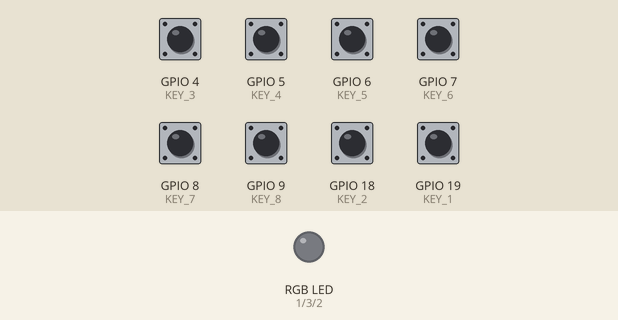
The program below on a simulated ESP32. On the bench: an RGB LED mixed from three pins (HIGH = lit). The inputs (shaded band) are chosen by the test bench; at power-on: GPIO 4 (KEY_3), GPIO 5 (KEY_4), GPIO 6 (KEY_5), GPIO 7 (KEY_6), GPIO 8 (KEY_7), GPIO 9 (KEY_8), GPIO 18 (KEY_2), GPIO 19 (KEY_1) HIGH. What the program prints to the serial monitor is not drawn.

Above: at 1.2 s.
1.3 s: GPIO 4 (KEY_3) pulled LOW for 0.15 s
At 1.8 s:
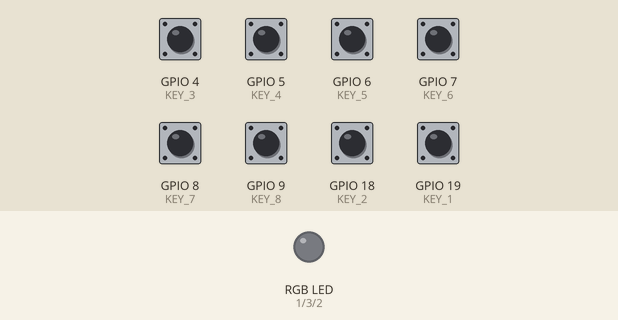
3.0 s: GPIO 5 (KEY_4) pulled LOW for 0.15 s
At 4.3 s:
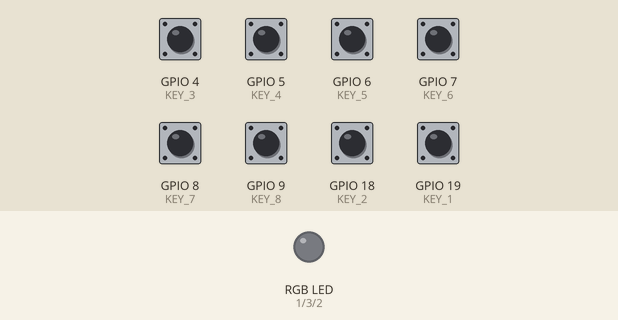
4.7 s: GPIO 6 (KEY_5) pulled LOW for 0.15 s
At 5.6 s:
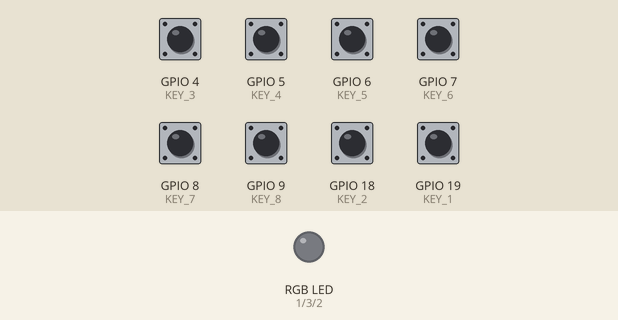
6.4 s: GPIO 7 (KEY_6) pulled LOW for 0.15 s
At 6.9 s:
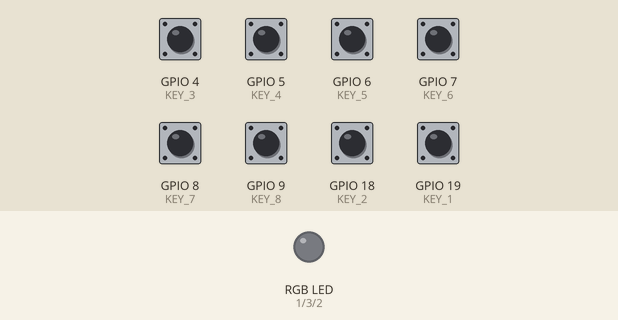
8.1 s: GPIO 8 (KEY_7) pulled LOW for 0.15 s
At 9.4 s:
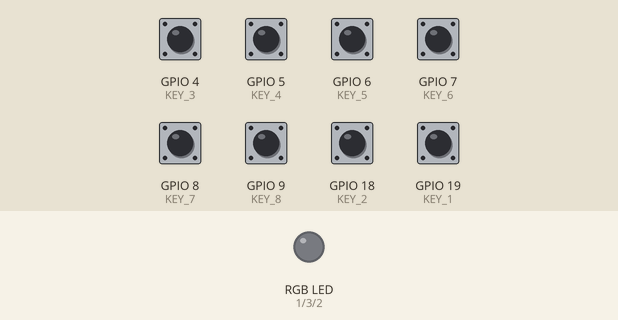
9.8 s: GPIO 18 (KEY_2) pulled LOW for 0.15 s
At 10.7 s:
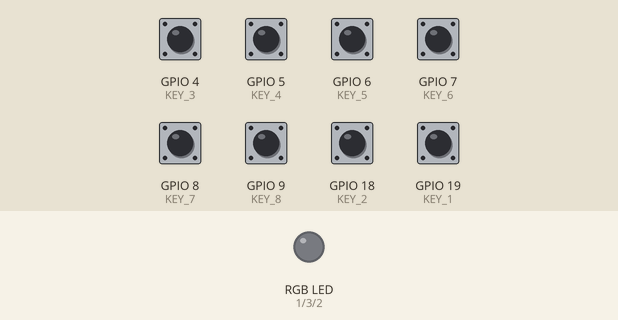
Timing chart, 0 to 12.5 s (numbered marks = the images above; inputs shaded):
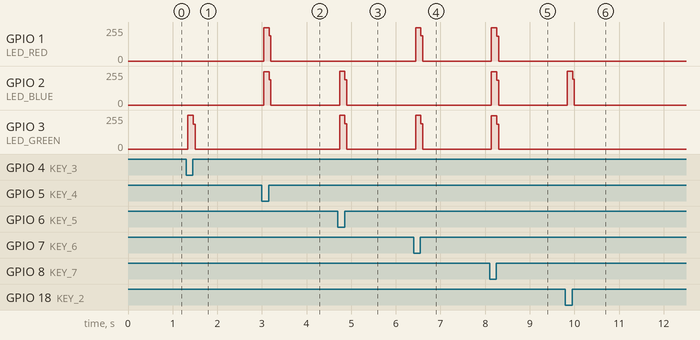

Measured:
- after the input at 1.3 s, GPIO 3 (LED_GREEN): 0/255 → 253/255 at once, → 0/255 0.12 s later
- after the input at 3.0 s, GPIO 1 (LED_RED), GPIO 2 (LED_BLUE): 0/255 → 250/255 at once, → 0/255 0.12 s later
- after the input at 4.7 s, GPIO 2 (LED_BLUE), GPIO 3 (LED_GREEN): 0/255 → 252/255 at once, → 0/255 0.12 s later
- after the input at 6.4 s, GPIO 1 (LED_RED): 0/255 → 248/255 at once, → 0/255 0.12 s later; GPIO 3 (LED_GREEN): 0/255 → 253/255 at once, → 0/255 0.12 s later
- after the input at 8.1 s, GPIO 1 (LED_RED), GPIO 2 (LED_BLUE), GPIO 3 (LED_GREEN): 0/255 → 250/255 at once, → 0/255 0.12 s later
- after the input at 9.8 s, GPIO 2 (LED_BLUE): 0/255 → 252/255 at once, → 0/255 0.12 s later

The program:

main.cpp
```cpp
#include <Arduino.h>

#define KEY_1 19
#define KEY_2 18
#define KEY_3 4
#define KEY_4 5
#define KEY_5 6
#define KEY_6 7
#define KEY_7 8
#define KEY_8 9
#define LED_RED 1
#define LED_BLUE 2
#define LED_GREEN 3

void setup() {
  Serial.begin(115200);
  Serial.println("Hardware iniciado...");
  pinMode(LED_RED, OUTPUT);
  pinMode(LED_BLUE, OUTPUT);
  pinMode(LED_GREEN, OUTPUT);
  pinMode(KEY_1, INPUT_PULLUP);
  pinMode(KEY_2, INPUT_PULLUP);
  pinMode(KEY_3, INPUT_PULLUP);
  pinMode(KEY_4, INPUT_PULLUP);
  pinMode(KEY_5, INPUT_PULLUP);
  pinMode(KEY_6, INPUT_PULLUP);
  pinMode(KEY_7, INPUT_PULLUP);
  pinMode(KEY_8, INPUT_PULLUP);
}

void loop() {
  bool key1 = !digitalRead(KEY_1);
  bool key2 = !digitalRead(KEY_2);
  bool key3 = !digitalRead(KEY_3);
  bool key4 = !digitalRead(KEY_4);
  bool key5 = !digitalRead(KEY_5);
  bool key6 = !digitalRead(KEY_6);
  bool key7 = !digitalRead(KEY_7);
  bool key8 = !digitalRead(KEY_8);

  if (key8) {
    digitalWrite(LED_RED, LOW);
    digitalWrite(LED_BLUE, LOW);
    digitalWrite(LED_GREEN, LOW);
  } else {
    digitalWrite(LED_RED, LOW);
    digitalWrite(LED_BLUE, LOW);
    digitalWrite(LED_GREEN, LOW);

    if (key1) digitalWrite(LED_RED, HIGH);
    if (key2) digitalWrite(LED_BLUE, HIGH);
    if (key3) digitalWrite(LED_GREEN, HIGH);
    if (key4) {
      digitalWrite(LED_RED, HIGH);
      digitalWrite(LED_BLUE, HIGH);
    }
    if (key5) {
      digitalWrite(LED_BLUE, HIGH);
      digitalWrite(LED_GREEN, HIGH);
    }
    if (key6) {
      digitalWrite(LED_GREEN, HIGH);
      digitalWrite(LED_RED, HIGH);
    }
    if (key7) {
      digitalWrite(LED_RED, HIGH);
      digitalWrite(LED_BLUE, HIGH);
      digitalWrite(LED_GREEN, HIGH);
    }
  }
}
```
